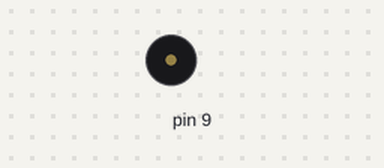
Bench run of a sketch on a simulated Arduino Uno, built with avr-gcc and run on an emulated ATmega328P. Shown: buzzer (waves = sounding).

Above: at 0.1 s.
At 2.1 s:
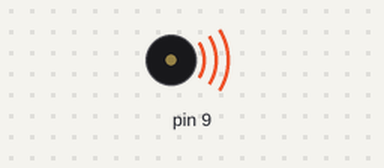
Timing chart, 0 to 4.5 s (numbered marks = the images above):
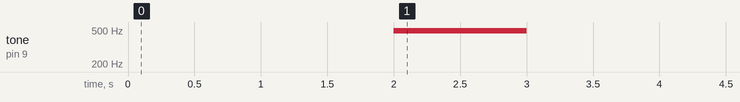

The sketch:

sample5_3e.ino
```cpp
// ３つの同じ音の発生の仕組み
void mtone(byte dx, int hz, unsigned long tm=1000) {
   unsigned long t=millis();
   unsigned long ns=(long)500000/hz; // 10000*50
   while(millis()-t<tm) {
     digitalWrite(dx,HIGH);
     delayMicroseconds(ns);
     digitalWrite(dx,LOW);
     delayMicroseconds(ns);
   }
}

void setup(){
  unsigned long tm=millis();
  analogWrite(9,255/2);//D9番ピン接続、PWMによるアナログ出力
  while(millis()-tm<1000);
  analogWrite(9,0);
  delay(1000);
  tone(9,490,1000);//D9番ピン接続、tone関数によるアナログ出力
  delay(1000);
  noTone(9);
  delay(1000);
  mtone(9,490,1000);
}
void loop(){}
```
